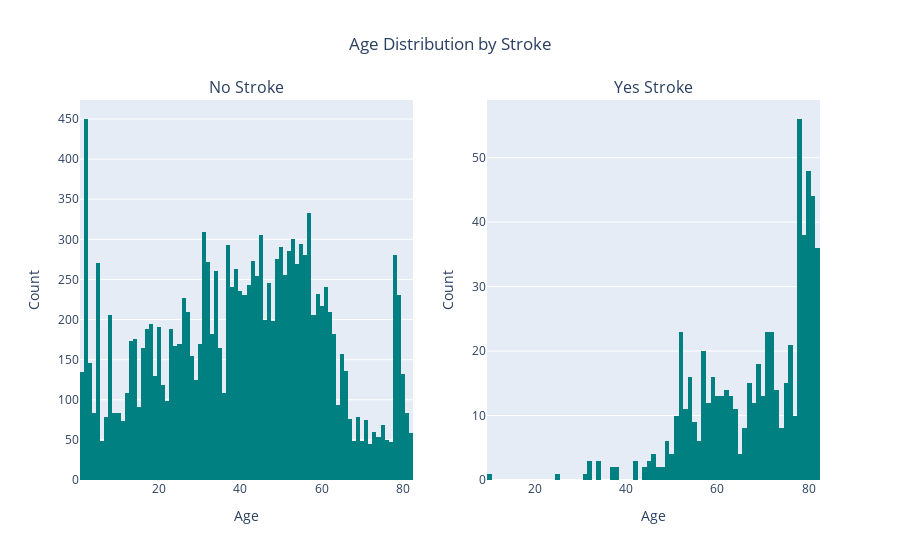

The cell this chart's notebook holds for it:
### Code cell
fig=custom_histogram('age',['Age Distribution by Stroke','Age'])
fig.show()

### Figure 1 — Plotly figure (JSON) as saved in the notebook; plotly's stock layout.template omitted (floating-point values rounded to 4 significant figures; data arrays with more than 128 entries replaced by an {"elided": "..."} marker saying what was removed)
{"data": [{"bingroup": "x", "hovertemplate": "age=%{x}<br>count=%{y}<extra></extra>", "legendgroup": "", "marker": {"color": "#008080", "pattern": {"shape": ""}}, "name": "", "orientation": "v", "showlegend": false, "type": "histogram", "x": {"elided": "14671 float values"}, "xaxis": "x", "yaxis": "y"}, {"bingroup": "x", "hovertemplate": "age=%{x}<br>count=%{y}<extra></extra>", "legendgroup": "", "marker": {"color": "#008080", "pattern": {"shape": ""}}, "name": "", "orientation": "v", "showlegend": false, "type": "histogram", "x": {"elided": "632 float values"}, "xaxis": "x2", "yaxis": "y2"}], "layout": {"annotations": [{"font": {"size": 16}, "showarrow": false, "text": "No Stroke", "x": 0.225, "xanchor": "center", "xref": "paper", "y": 1, "yanchor": "bottom", "yref": "paper"}, {"font": {"size": 16}, "showarrow": false, "text": "Yes Stroke", "x": 0.775, "xanchor": "center", "xref": "paper", "y": 1, "yanchor": "bottom", "yref": "paper"}], "title": {"text": "Age Distribution by Stroke", "x": 0.5}, "xaxis": {"anchor": "y", "domain": [0, 0.45], "title": {"text": "Age"}}, "xaxis2": {"anchor": "y2", "domain": [0.55, 1], "title": {"text": "Age"}}, "yaxis": {"anchor": "x", "domain": [0, 1], "title": {"text": "Count"}}, "yaxis2": {"anchor": "x2", "domain": [0, 1], "title": {"text": "Count"}}}}
